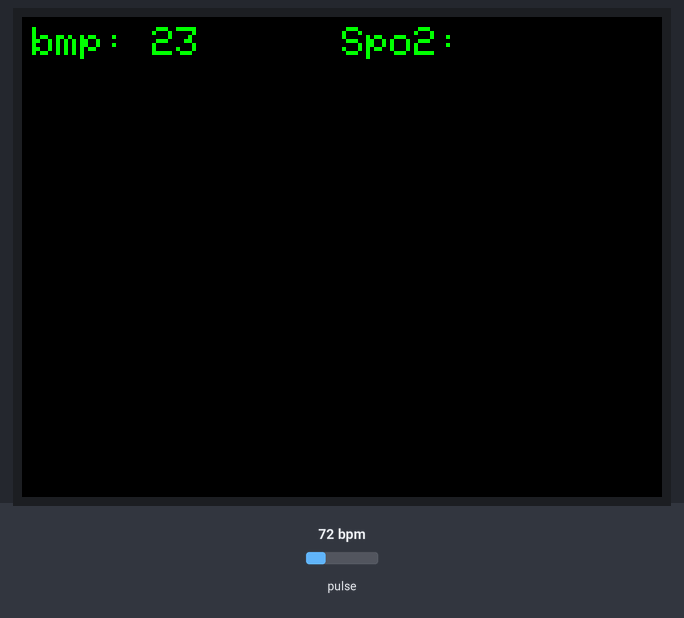
The sketch below on a simulated ESP32. Parts: 320×240 colour display. Inputs (shaded band) come from the test bench; at power-on: pulse 72 bpm. What the sketch prints to the serial monitor is not drawn.

Above: at 3.4 s.
3.5 s: pulse set to 42 bpm
At 6.44 s:
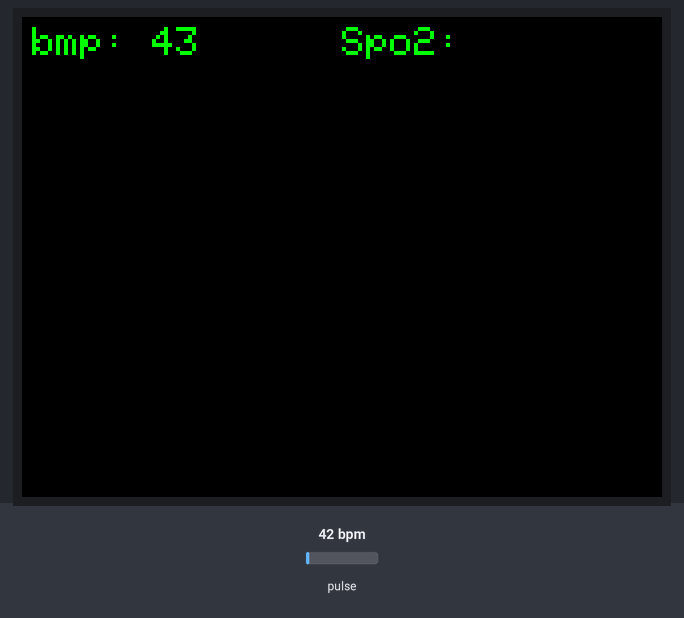
6.5 s: pulse set to 158 bpm
At 8.3 s:
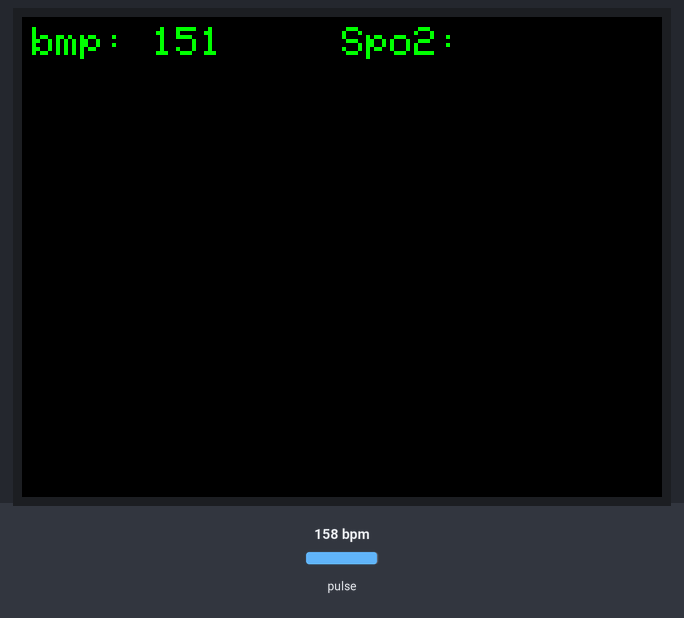
8.5 s: pulse set to 70 bpm
At 12.9 s:
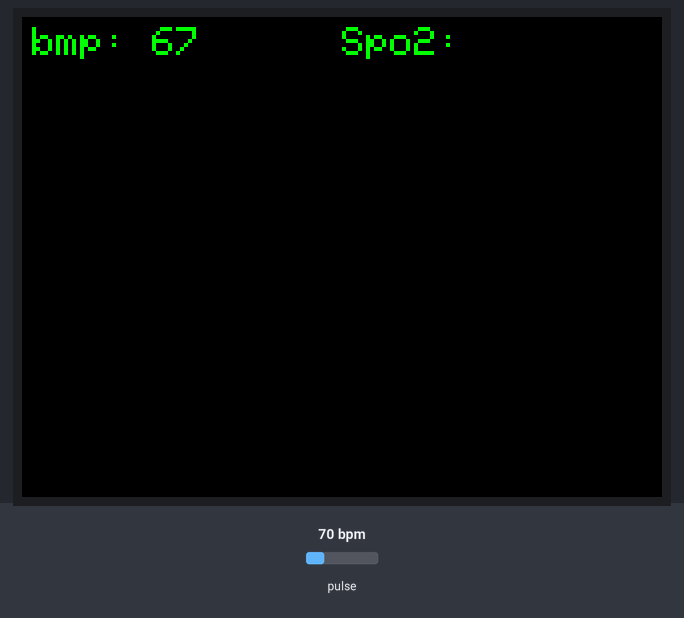
Timing chart, 0 to 14.4 s (numbered marks = the images above; inputs shaded):
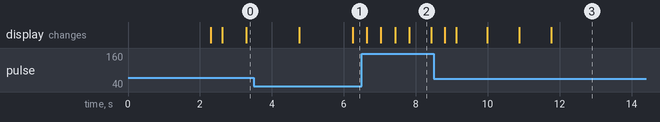

The sketch:

modify.ino
```cpp
/*
  Optical Heart Rate Detection (PBA Algorithm) using the MAX30105 Breakout
  By: Nathan Seidle @ SparkFun Electronics
  Date: October 2nd, 2016
  https://github.com/sparkfun/MAX30105_Breakout

  This is a demo to show the reading of heart rate or beats per minute (BPM) using
  a Penpheral Beat Amplitude (PBA) algorithm.

  It is best to attach the sensor to your finger using a rubber band or other tightening
  device. Humans are generally bad at applying constant pressure to a thing. When you
  press your finger against the sensor it varies enough to cause the blood in your
  finger to flow differently which causes the sensor readings to go wonky.

  Hardware Connections (Breakoutboard to Arduino):
  -5V = 5V (3.3V is allowed)
  -GND = GND
  -SDA = A4 (or SDA)
  -SCL = A5 (or SCL)
  -INT = Not connected

  The MAX30105 Breakout can handle 5V or 3.3V I2C logic. We recommend powering the board with 5V
  but it will also run at 3.3V.
*/

#include <Wire.h>
#include "MAX30105.h"
#include "heartRate.h"
#include <TFT_eSPI.h> // Hardware-specific library
#include <SPI.h>

#define LTRED     0xFD34
#define BLUE      0x001F
#define GREEN     0x07E0
#define CYAN      0x07FF
#define RED       0xF800
#define MAGENTA   0xF81F
#define YELLOW    0xFFE0
#define ORANGE    0xFC00
#define PINK      0xF81F
#define PURPLE    0x8010
#define GREY      0xC618
#define WHITE     0xFFFF
#define BLACK     0x0000
#define LTGREY    0xE71C

TFT_eSPI tft = TFT_eSPI(); // Invoke custom library with default width and height
MAX30105 particleSensor;

const byte RATE_SIZE = 4; //Increase this for more averaging. 4 is good.
byte rates[RATE_SIZE]; //Array of heart rates
byte rateSpot = 0;
long lastBeat = 0; //Time at which the last beat occurred

float beatsPerMinute;
int beatAvg;

void setup()
{
  Serial.begin(115200);
  Serial.println("Initializing...");

  //screen
  tft.begin();
  tft.setRotation(1);
  delay(2000);
  tft.setTextSize(2);
  tft.setTextColor(GREEN);
  drawInfo();

  // Initialize sensor
  if (!particleSensor.begin(Wire, I2C_SPEED_FAST)) //Use default I2C port, 400kHz speed
  {
    Serial.println("MAX30105 was not found. Please check wiring/power. ");
    while (1);
  }
  Serial.println("Place your index finger on the sensor with steady pressure.");

  particleSensor.setup(); //Configure sensor with default settings
  particleSensor.setPulseAmplitudeRed(0x0A); //Turn Red LED to low to indicate sensor is running
  particleSensor.setPulseAmplitudeGreen(0); //Turn off Green LED
}

void loop(void)
{
  drawInfo();
  delay(10);
  long irValue = particleSensor.getIR();

  if (checkForBeat(irValue) == true)
  {
    //We sensed a beat!
    long delta = millis() - lastBeat;
    lastBeat = millis();

    beatsPerMinute = 60 / (delta / 1000.0);

    if (beatsPerMinute < 255 && beatsPerMinute > 20)
    {
      rates[rateSpot++] = (byte)beatsPerMinute; //Store this reading in the array
      rateSpot %= RATE_SIZE; //Wrap variable

      //Take average of readings
      beatAvg = 0;
      for (byte x = 0 ; x < RATE_SIZE ; x++)
        beatAvg += rates[x];
      beatAvg /= RATE_SIZE;
    }

  }

  Serial.print("IR=");
  Serial.print(irValue);
  Serial.print(", BPM=");
  Serial.print(beatsPerMinute);
  Serial.print(", Avg BPM=");
  Serial.print(beatAvg);

  if (irValue < 50000)
    Serial.print(" No finger?");

  Serial.println();
}

void drawInfo(){ //clear screen
  tft.fillScreen(BLACK);
  //tft.drawLine(0, h/2, w, h/2, LTGREY);
  //tft.drawLine(w/2, 0, w/2, h, LTGREY);
  tft.drawString("bmp: " + String(beatAvg), 5, 5); //draw bmp
  tft.drawString("Spo2: ", 160, 5); //draw scale x y
  }
```

Measured:
- what the display in image 2 shows lasts 0.6 s, from 7.8 s to 8.4 s
